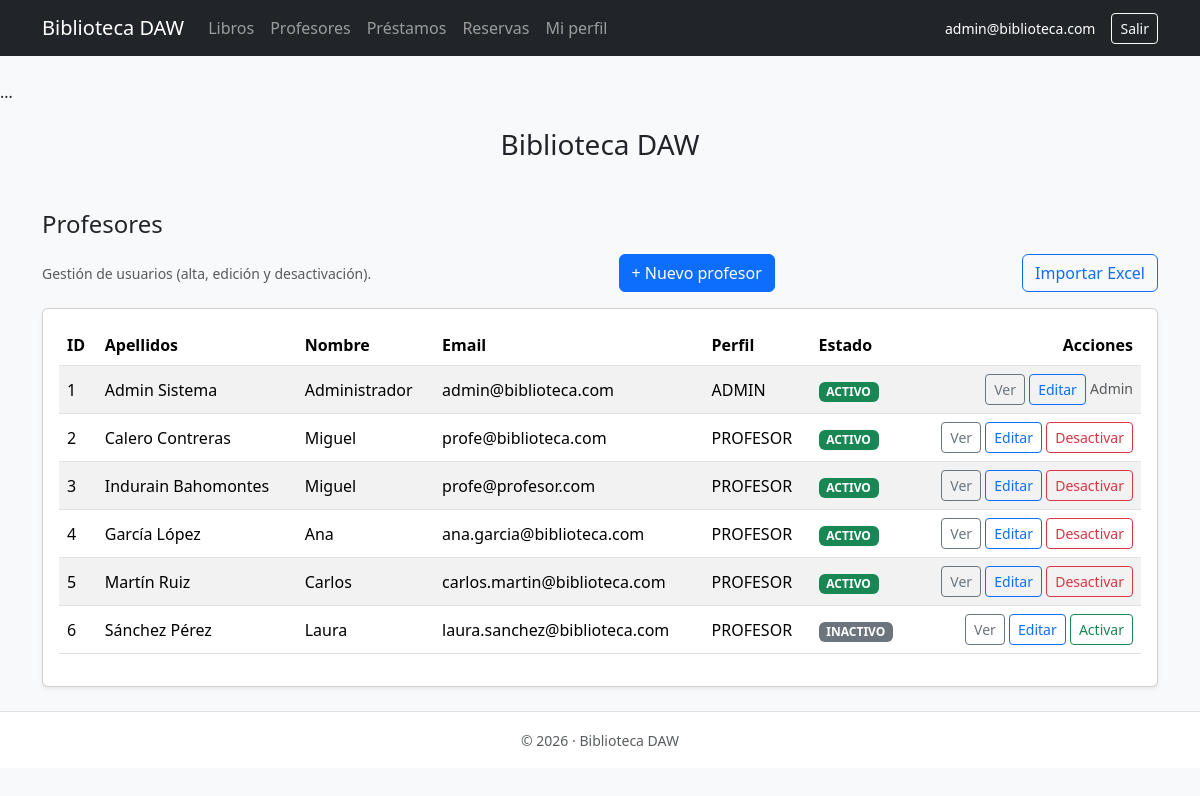
The page /profesores/index.php (signed in) on the database its author committed.
### tables this page shows
CREATE TABLE IF NOT EXISTS `profesores` (
  `id` int NOT NULL AUTO_INCREMENT,
  `apellido1` varchar(60) NOT NULL,
  `apellido2` varchar(60) NOT NULL,
  `nombre` varchar(60) NOT NULL,
  `email` varchar(120) NOT NULL,
  `password` varchar(255) NOT NULL,
  `perfil` enum('ADMIN','PROFESOR') NOT NULL DEFAULT 'PROFESOR',
  `avatar` varchar(255) DEFAULT NULL,
  `estado` tinyint NOT NULL DEFAULT '1',
  `creado_en` datetime NOT NULL DEFAULT CURRENT_TIMESTAMP,
  `actualizado_en` datetime DEFAULT NULL ON UPDATE CURRENT_TIMESTAMP,
  PRIMARY KEY (`id`),
  UNIQUE KEY `email` (`email`)
);

### profesores/index.php (the view, shortened to what this page needs)
<?php
require_once __DIR__ . "/../config/conexion.php";
require_once __DIR__ . "/../includes/header.php";
$sql = "SELECT id, apellido1, apellido2, nombre, email, perfil, avatar, estado
        FROM profesores
        ORDER BY id ASC";
$stmt = $pdo->query($sql);
$profes = $stmt->fetchAll();
?>
<h2 class="h4 mb-3">Profesores</h2>
<div class="d-flex justify-content-between align-items-center mb-3">
  <div class="text-muted small">
    Gestión de usuarios (alta, edición y desactivación).
  </div>
  <a class="btn btn-primary" href="<?php echo APP_URL; ?>/profesores/crear.php">+ Nuevo profesor</a>
  <a class="btn btn-outline-primary" href="<?php echo APP_URL; ?>/profesores/importar.php">Importar Excel</a>
</div>
<div class="card shadow-sm">
  <div class="card-body">
    <?php if (count($profes) === 0): ?>
      <div class="alert alert-info mb-0">No hay profesores registrados.</div>
    <?php else: ?>
      <div class="table-responsive">
        <table class="table table-striped table-hover align-middle">
          <thead>
            <tr>
              <th>ID</th>
              <th>Apellidos</th>
              <th>Nombre</th>
              <th>Email</th>
              <th>Perfil</th>
              <th>Estado</th>
              <th class="text-end">Acciones</th>
            </tr>
          </thead>
          <tbody>
            <?php foreach ($profes as $p): ?>
              <tr>
                <td><?php echo htmlspecialchars($p["id"]); ?></td>
                <td><?php echo htmlspecialchars($p["apellido1"] . " " . $p["apellido2"]); ?></td>
                <td><?php echo htmlspecialchars($p["nombre"]); ?></td>
                <td><?php echo htmlspecialchars($p["email"]); ?></td>
                <td><?php echo htmlspecialchars($p["perfil"]); ?></td>
                <td>
                  <?php if ((int)$p["estado"] === 1): ?>
                    <span class="badge bg-success">ACTIVO</span>
                  <?php else: ?>
                    <span class="badge bg-secondary">INACTIVO</span>
                  <?php endif; ?>
                </td>
                <td class="text-end">
                  <a class="btn btn-sm btn-outline-secondary"
                     href="<?php echo APP_URL; ?>/profesores/detalle.php?id=<?php echo urlencode($p["id"]); ?>">Ver</a>
                  <a class="btn btn-sm btn-outline-primary"
                     href="<?php echo APP_URL; ?>/profesores/editar.php?id=<?php echo urlencode($p["id"]); ?>">Editar</a>
                  <?php if ((int)$p["id"] !== 1): ?>
                    <?php if ((int)$p["estado"] === 1): ?>
                      <a class="btn btn-sm btn-outline-danger"
                         href="<?php echo APP_URL; ?>/profesores/desactivar.php?id=<?php echo urlencode($p["id"]); ?>">
                         Desactivar
                      </a>
                    <?php else: ?>
                      <a class="btn btn-sm btn-outline-success"
                         href="<?php echo APP_URL; ?>/profesores/activar.php?id=<?php echo urlencode($p["id"]); ?>">
                         Activar
                      </a>
                    <?php endif; ?>
                  <?php else: ?>
                    <span class="text-muted small">Admin</span>
                  <?php endif; ?>
                </td>
              </tr>
            <?php endforeach; ?>
          </tbody>
        </table>
      </div>
    <?php endif; ?>
  </div>
</div>
<?php require_once __DIR__ . "/../includes/footer.php"; ?>

### includes/header.php (shortened to what this page needs)
<!DOCTYPE html>
<html lang="es">
<head>
    <link href="https://cdn.jsdelivr.net/npm/bootstrap@5.3.3/dist/css/bootstrap.min.css" rel="stylesheet">
</head>
<body class="bg-light d-flex flex-column min-vh-100">
    <body class="bg-light d-flex flex-column min-vh-100">
<?php require_once __DIR__ . "/navbar.php"; ?>
<header class="py-4">
...
<header class="py-4">
    <div class="container text-center">
        <h1 class="h3 m-0"><?php echo APP_NAME; ?></h1>
    </div>
</header>
<main class="container flex-grow-1 py-4">

### includes/navbar.php (shortened to what this page needs)
<nav class="navbar navbar-expand-lg navbar-dark bg-dark">
    <div class="container">
        <a class="navbar-brand" href="<?php echo APP_URL; ?>/index.php"><?php echo APP_NAME; ?></a>
        <div class="collapse navbar-collapse" id="menu">
            <ul class="navbar-nav me-auto mb-2 mb-lg-0">
                <li class="nav-item">
                    <a class="nav-link" href="<?php echo APP_URL; ?>/index.php">Libros</a>
                </li>
                <?php if (($_SESSION["perfil"] ?? "") === "ADMIN"): ?>
                    <li class="nav-item">
                        <a class="nav-link" href="<?php echo APP_URL; ?>/profesores/index.php">Profesores</a>
                    </li>
                <?php endif; ?>
                <li class="nav-item">
                    <a class="nav-link" href="<?php echo APP_URL; ?>/prestamos/index.php">Préstamos</a>
                </li>
                <li class="nav-item">
                    <a class="nav-link" href="<?php echo APP_URL; ?>/reservas/index.php">Reservas</a>
                </li>
                <li class="nav-item">
                    <a class="nav-link" href="<?php echo APP_URL; ?>/perfil.php">Mi perfil</a>
                </li>
            </ul>
            <div class="d-flex align-items-center gap-3 text-white">
                <span class="small">
                    <?php echo htmlspecialchars($_SESSION["email"] ?? ""); ?>
                </span>
                <a class="btn btn-outline-light btn-sm" href="<?php echo APP_URL; ?>/logout.php">Salir</a>
            </div>
        </div>
    </div>
</nav>

### includes/footer.php (shortened to what this page needs)
</main>
<footer class="mt-auto border-top bg-white py-3">
    <div class="container text-center text-muted">
        <small>&copy; <?php echo date("Y"); ?> · <?php echo APP_NAME; ?></small>
    </div>
</footer>
</body>
</html>

### rows shown on the page
profesores: id "1", apellido1+apellido2 "Admin Sistema", nombre "Administrador", email "admin@biblioteca.com", perfil "ADMIN", estado "ACTIVO"
profesores: id "2", apellido1+apellido2 "Calero Contreras", nombre "Miguel", email "profe@biblioteca.com", perfil "PROFESOR", estado "ACTIVO"
profesores: id "3", apellido1+apellido2 "Indurain Bahomontes", nombre "Miguel", email "profe@profesor.com", perfil "PROFESOR", estado "ACTIVO"
profesores: id "4", apellido1+apellido2 "García López", nombre "Ana", email "ana.garcia@biblioteca.com", perfil "PROFESOR", estado "ACTIVO"
profesores: id "5", apellido1+apellido2 "Martín Ruiz", nombre "Carlos", email "carlos.martin@biblioteca.com", perfil "PROFESOR", estado "ACTIVO"
profesores: id "6", apellido1+apellido2 "Sánchez Pérez", nombre "Laura", email "laura.sanchez@biblioteca.com", perfil "PROFESOR", estado "INACTIVO"

### other values the page prints
APP_NAME "Biblioteca DAW"
$_SESSION["email"] "admin@biblioteca.com"
